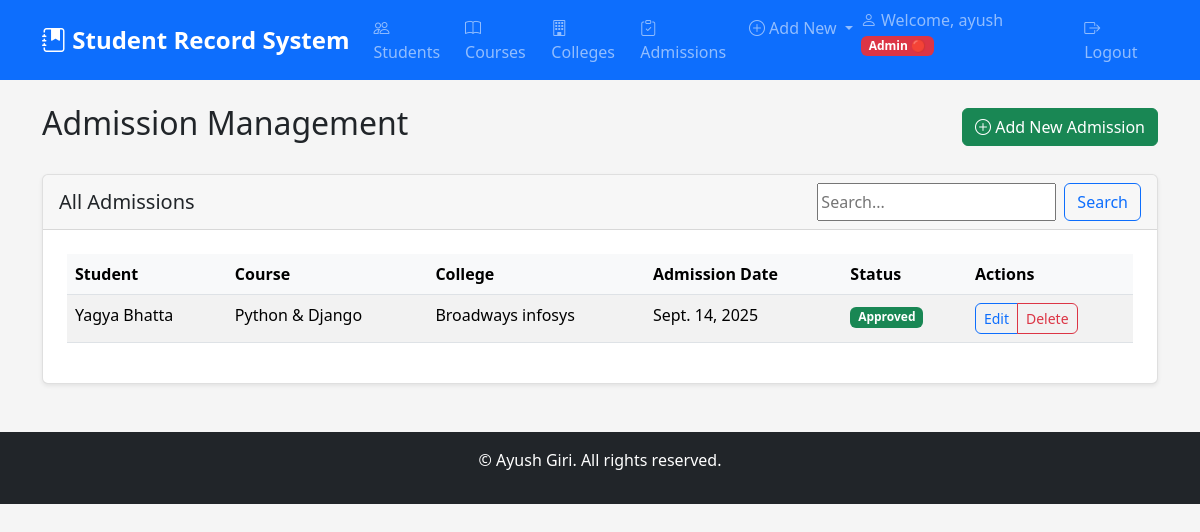
Page /admissions/ (signed in) on the earlier database version.
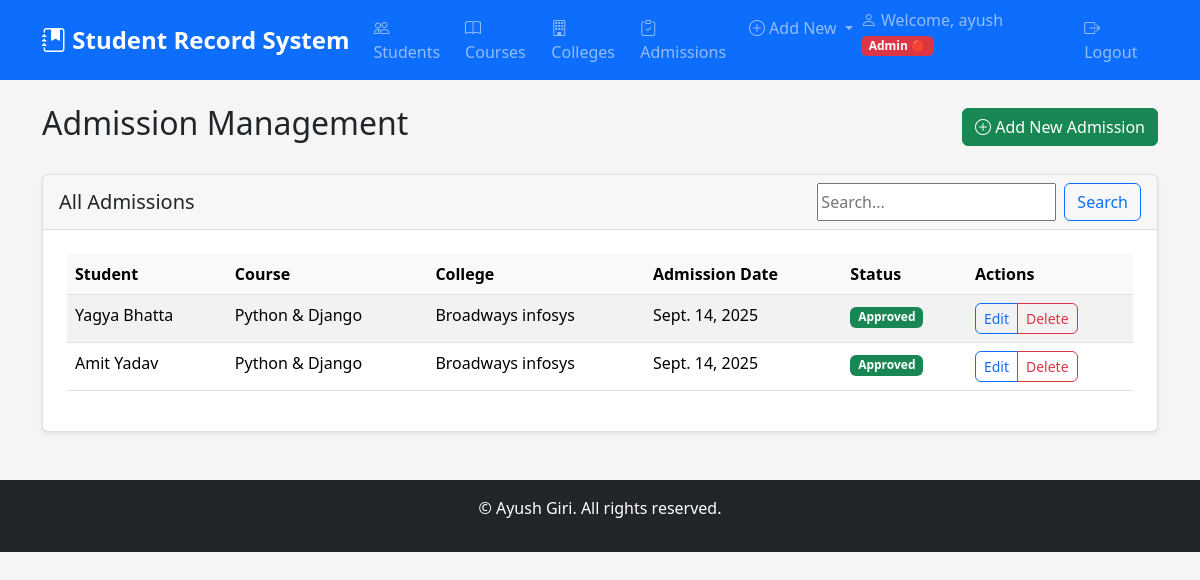
Same page on the later database version.
### core/models.py (models this page shows, shortened)
class Admission(models.Model):
    STATUS_CHOICES = (
        ('P', 'Pending'),
        ('A', 'Approved'),
        ('R', 'Rejected'),
        ('C', 'Cancelled'),
    )
    student = models.ForeignKey(Student, on_delete=models.CASCADE, related_name='admissions')
    course = models.ForeignKey(Course, on_delete=models.CASCADE, related_name='admissions')
    college = models.ForeignKey(College, on_delete=models.CASCADE, related_name='admissions')
    admission_date = models.DateField()
    status = models.CharField(max_length=1, choices=STATUS_CHOICES, default='P')
    remarks = models.TextField(blank=True)
    created_by = models.ForeignKey(User, on_delete=models.SET_NULL, null=True)
    created_at = models.DateTimeField(auto_now_add=True)
    updated_at = models.DateTimeField(auto_now=True)
    class Meta:
        unique_together = ('student', 'course', 'college')

class Student(models.Model):
    GENDER_CHOICES = (
        ('M', 'Male'),
        ('F', 'Female'),
        ('O', 'Other'),
    )
    user = models.OneToOneField(User, on_delete=models.CASCADE, null=True, blank=True)
    student_id = models.CharField(max_length=20, unique=True)
    first_name = models.CharField(max_length=100)
    last_name = models.CharField(max_length=100)
    date_of_birth = models.DateField()
    gender = models.CharField(max_length=1, choices=GENDER_CHOICES)
    email = models.EmailField(unique=True)
    phone = models.CharField(max_length=15)
    address = models.TextField()
    photo = models.ImageField(upload_to='student_photos/', null=True, blank=True)
    created_at = models.DateTimeField(auto_now_add=True)
    updated_at = models.DateTimeField(auto_now=True)
    @property
    def full_name(self):
        return f"{self.first_name} {self.last_name}"

class Course(models.Model):
    COURSE_TYPES = (
        ('UG', 'Undergraduate'),
        ('PG', 'Postgraduate'),
        ('DP', 'Diploma'),
        ('CR', 'Certificate'),
    )
    name = models.CharField(max_length=200)
    code = models.CharField(max_length=10, unique=True)
    duration = models.IntegerField(help_text="Duration in years")
    course_type = models.CharField(max_length=2, choices=COURSE_TYPES)
    fees = models.DecimalField(max_digits=10, decimal_places=2)
    college = models.ForeignKey(College, on_delete=models.CASCADE, related_name='courses')

class College(models.Model):
    name = models.CharField(max_length=200)
    code = models.CharField(max_length=10, unique=True)
    address = models.TextField()
    established_date = models.DateField()
    is_autonomous = models.BooleanField(default=False)

### core/decorators.py (the view)
        def wrapper(request, *args, **kwargs):
            login_url = reverse('user_login')
            register_url = reverse('register')
            if request.path in [login_url, register_url]:
                return view_func(request, *args, **kwargs)
            if not request.user.is_authenticated:
                messages.error(request, 'You must log in first!')
                return redirect('user_login')
            if hasattr(request.user, 'userprofile'):
                role = request.user.userprofile.role
                role_hierarchy = {'viewer': 1, 'editor': 2, 'admin': 3}
                if role_hierarchy.get(role, 0) >= role_hierarchy.get(required_role, 0):
                    return view_func(request, *args, **kwargs)
            messages.error(request, 'You do not have permission to access this page!')
            return redirect('home')

### core/forms.py
class SearchForm(forms.Form):
    query = forms.CharField(
        required=False,
        widget=forms.TextInput(attrs={'placeholder': 'Search...'})
    )

### core/views.py (called while the page is built, shortened)
@viewer_required
def admission_list(request):
    form = SearchForm(request.GET or None)
    admissions = Admission.objects.all()
    query = request.GET.get('query')
    context = {'admissions': admissions, 'form': form, 'search_query': query}
    return render(request, 'core/admission_list.html', context)

### core/templates/core/admission_list.html (shortened to what this page needs)
{% extends 'core/base.html' %}
{% block content %}
<div class="d-flex justify-content-between align-items-center mb-4">
    <h2>Admission Management</h2>
    <a href="{% url 'add_admission' %}" class="btn btn-success">
        <i class="bi bi-plus-circle"></i> Add New Admission
    </a>
</div>
<div class="card">
    <div class="card-header d-flex justify-content-between align-items-center">
        <h5 class="mb-0">All Admissions</h5>
        <form method="get" class="d-flex">
            {{ form.query }}
            <button type="submit" class="btn btn-outline-primary ms-2">Search</button>
        </form>
    </div>
    <div class="card-body">
        <div class="table-responsive">
            <table class="table table-striped table-hover">
                <thead>
                    <tr>
                        <th>Student</th>
                        <th>Course</th>
                        <th>College</th>
                        <th>Admission Date</th>
                        <th>Status</th>
                        <th>Actions</th>
                    </tr>
                </thead>
                <tbody>
                    {% for admission in admissions %}
                    <tr>
                        <td>{{ admission.student.full_name }}</td>
                        <td>{{ admission.course.name }}</td>
                        <td>{{ admission.college.name }}</td>
                        <td>{{ admission.admission_date }}</td>
                        <td>
                            <span class="badge
                                {% if admission.status == 'A' %}bg-success
                                {% elif admission.status == 'P' %}bg-warning
                                {% elif admission.status == 'R' %}bg-danger
                                {% else %}bg-secondary{% endif %}">
                                {{ admission.get_status_display }}
                            </span>
                        </td>
                        <td>
                            <div class="btn-group" role="group">
                                <a href="{% url 'edit_admission' admission.pk %}" class="btn btn-sm btn-outline-primary">Edit</a>
                                <a href="{% url 'delete_admission' admission.pk %}" class="btn btn-sm btn-outline-danger">Delete</a>
                            </div>
                        </td>
                    </tr>
                    {% empty %}
                    <tr>
                        <td colspan="6" class="text-center">No admissions found.</td>
                    </tr>
                    {% endfor %}
                </tbody>
            </table>
        </div>
    </div>
</div>
{% endblock %}

Differences in the rows shown:
added Admission: student.full_name "Amit Yadav", course.name "Python & Django", college.name "Broadways infosys", admission_date "Sept. 14, 2025", status "Approved"
